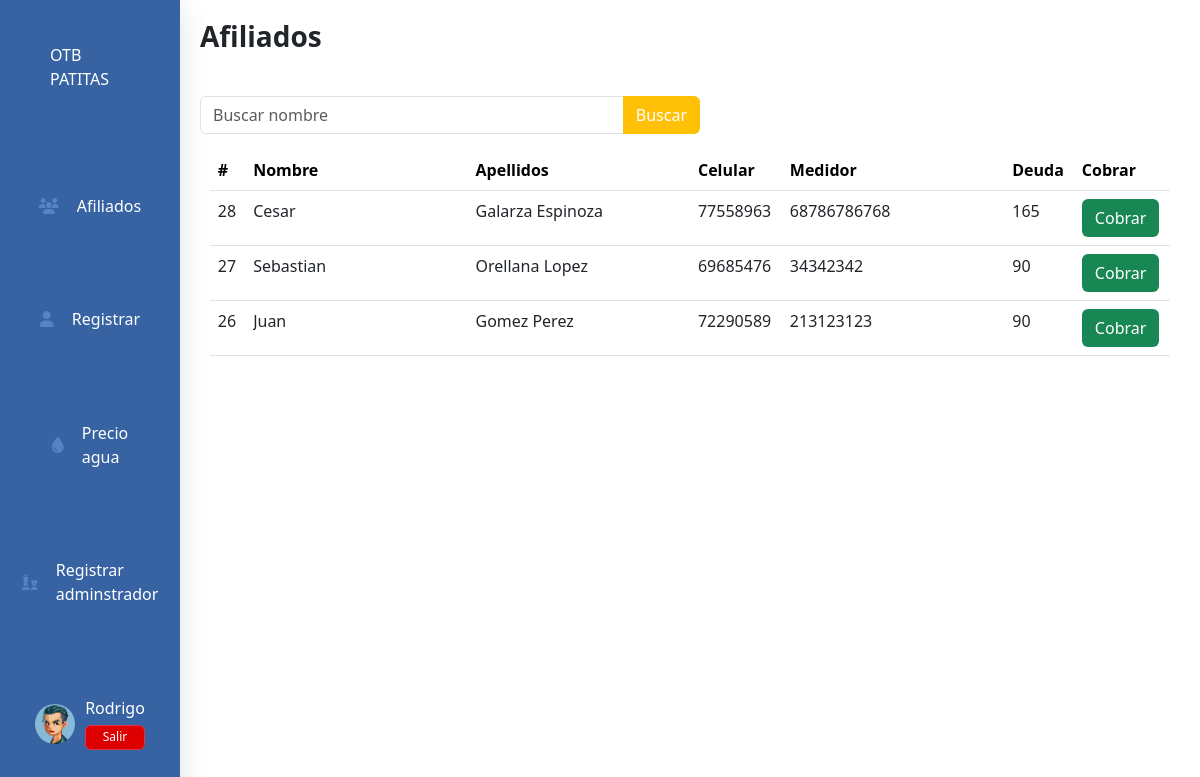
Page /vista/cambiar-nombre.php (signed in) on the committed database.
### tables this page shows
CREATE TABLE `afiliado` (
  `id` int(11) NOT NULL,
  `nombre` varchar(50) NOT NULL,
  `paterno` varchar(50) NOT NULL,
  `materno` varchar(50) NOT NULL,
  `telefono` int(50) NOT NULL,
  `registro` varchar(50) NOT NULL,
  `numero_casa` varchar(10) NOT NULL,
  `medidor` int(11) NOT NULL
);

CREATE TABLE `medidor` (
  `id` int(11) NOT NULL,
  `codigo` varchar(50) NOT NULL,
  `deuda` varchar(50) NOT NULL,
  `ubicacion` varchar(50) NOT NULL,
  `precio` int(11) NOT NULL
);

### vista/cambiar-nombre.php (the view, shortened to what this page needs)
<?php require_once "../vista/estructura/superior.php"?>
<link rel="stylesheet" href="../complementos/css/mostrar.css">
<section class="container-content">
      <section class="content-cabecera">
        <h3 class="cabecera-title">Afiliados</h3>
      </section>
    <form class="input-group mb-3" style="width: 500px;" action="" method="GET">
      <input type="text" class="form-control" placeholder="Buscar nombre" name="palabra" aria-label="Recipient's username" aria-describedby="button-addon2">
      <input class="btn bg-warning" type="submit" name="buscar" id="button-addon2" value="Buscar">
    </form>
      <section class="content-form">
      <table class="table">
        <thead class="title">
          <tr>
            <th class="col">#</th>
            <th class="col">Nombre</th>
            <th class="col">Apellidos</th>
            <th class="col">Celular</th>
            <th class="col">Medidor</th>
            <th class="col">Deuda</th>
            <th class="col">Cobrar</th>
          </tr>
        </thead>
        <tbody class="content">
        <?php
          require_once "../modelo/bd.php";
          $query2 = mysqli_query($conexion, "SELECT * FROM afiliado ORDER BY id DESC");
          $mostrar = $query2;
            while ($data = mysqli_fetch_assoc($mostrar)) {
              $id = $data['medidor'];
              $query2 = mysqli_query($conexion, "SELECT * FROM `medidor` WHERE id = '$id'");
              $medidor = mysqli_fetch_assoc($query2);
              ?>
          <tr>
            <td class="col"><?php echo $data['id']; ?></td>
            <td class="col"><div class="overflow"><?php echo $data['nombre']; ?></div></td>
            <td class="col"><div class="overflow"><?php echo $data['materno']; ?> <?php echo $data['paterno']; ?></div></td>
            <td class="col"><?php echo $data['telefono']; ?></td>
            <td class="col"><div class="overflow"><?php echo $medidor['codigo']; ?></div></td>
            <td class="col"><?php echo $medidor['deuda']; ?></td>
            <td class="col">
              <form  method="POST" action="cobrar.php?id=<?php echo $data['id']; ?>">
              <button class="btn bg-success">Cobrar</button>
              </form>
            </td>
          </tr>
          <?php }?>
        </tbody>
      </table>
    </section>
  </section>
<?php require_once "../vista/estructura/inferior.php"?>

### complementos/css/superior.css (style rules this page uses)
body { display: flex; flex-direction: row; font-family: 'Poppins', sans-serif; }

### complementos/css/mostrar.css (style rules this page uses)
.container-content { display: flex; flex-direction: column; width: 85%; padding: 20px; height: 100vh; }
.content-cabecera { display: flex; padding-bottom: 10px; height: 10%; justify-content: space-between; }
.btn { background-color: #3863a3; color: white; }
.content-form { padding-left: 1%; padding-right: 1%; width: 100%; height: 80%; display: flex; flex-direction: column; justify-content: space-between; overflow: auto; }
.title { color: black; }
.table { background-color: white; }
.cabecera-title { font-weight: bold; }
.overflow { width: 200px; white-space: nowrap; text-overflow: ellipsis; overflow: hidden; }

### rows in the picture
afiliado: id "28", nombre "Cesar", materno "Galarza", paterno "Espinoza", telefono "77558963", medidor.codigo "68786786768", medidor.deuda "165"
afiliado: id "27", nombre "Sebastian", materno "Orellana", paterno "Lopez", telefono "69685476", medidor.codigo "34342342", medidor.deuda "90"
afiliado: id "26", nombre "Juan", materno "Gomez", paterno "Perez", telefono "72290589", medidor.codigo "213123123", medidor.deuda "90"

### other values in the picture
$_SESSION['nombre'] "Rodrigo"
